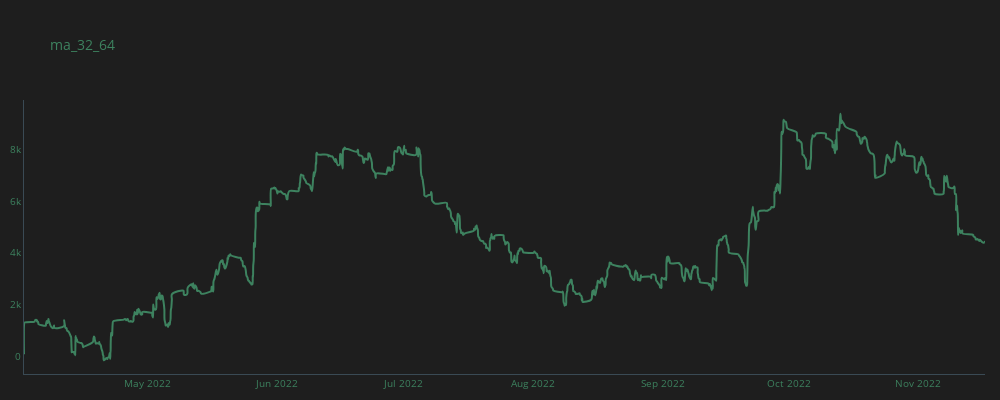
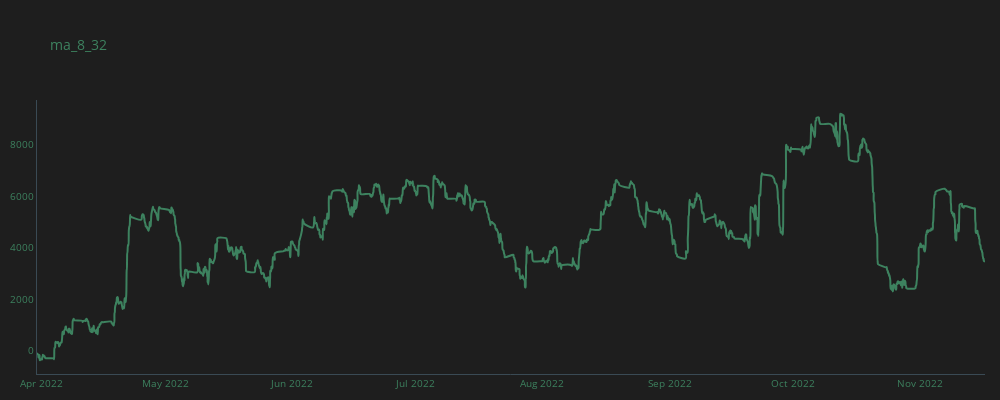
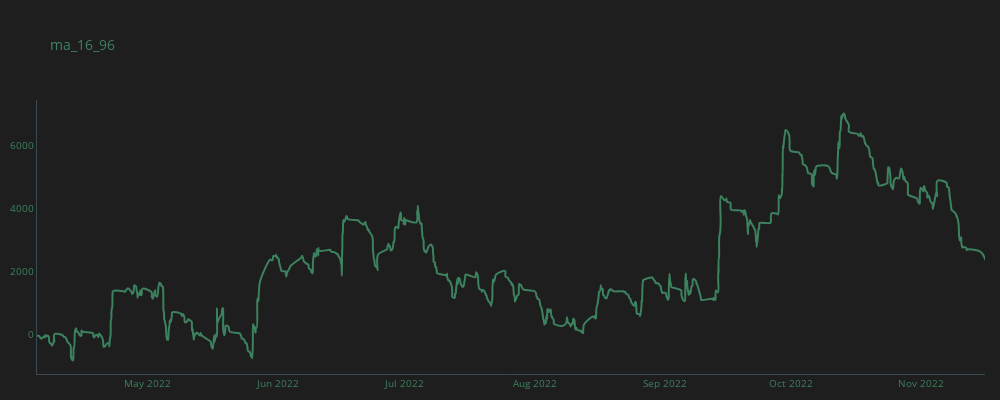

These figures' notebook cell, in order:
### Code cell
for c in crosses:
    temp_df = all_trades[(all_trades.cross==c)].copy()
    temp_df = temp_df.groupby(by='time', as_index=False).sum()
    temp_df['cum_gain'] = temp_df.gain.cumsum()
    plot_line(temp_df, c)

### Figure 1 — Plotly figure (JSON) as saved in the notebook; plotly's stock layout.template omitted (floating-point values rounded to 4 significant figures; data arrays with more than 128 entries replaced by an {"elided": "..."} marker saying what was removed)
{"data": [{"line": {"color": "#3d825f", "shape": "spline", "width": 2}, "mode": "lines", "name": "ma_32_64", "type": "scatter", "x": {"elided": "1154 str values"}, "y": {"elided": "1154 float values"}}], "layout": {"font": {"color": "#3d825f", "size": 10}, "height": 400, "margin": {"b": 10, "l": 15, "r": 15}, "paper_bgcolor": "#1e1e1e", "plot_bgcolor": "#1e1e1e", "title": {"text": "ma_32_64"}, "width": 1000, "xaxis": {"linecolor": "#3a4a54", "linewidth": 1, "showgrid": false, "zeroline": false}, "yaxis": {"linecolor": "#3a4a54", "linewidth": 1, "showgrid": false, "zeroline": false}}}

### Figure 2 — Plotly figure (JSON) as saved in the notebook; plotly's stock layout.template omitted (floating-point values rounded to 4 significant figures; data arrays with more than 128 entries replaced by an {"elided": "..."} marker saying what was removed)
{"data": [{"line": {"color": "#3d825f", "shape": "spline", "width": 2}, "mode": "lines", "name": "ma_8_32", "type": "scatter", "x": {"elided": "2047 str values"}, "y": {"elided": "2047 float values"}}], "layout": {"font": {"color": "#3d825f", "size": 10}, "height": 400, "margin": {"b": 10, "l": 15, "r": 15}, "paper_bgcolor": "#1e1e1e", "plot_bgcolor": "#1e1e1e", "title": {"text": "ma_8_32"}, "width": 1000, "xaxis": {"linecolor": "#3a4a54", "linewidth": 1, "showgrid": false, "zeroline": false}, "yaxis": {"linecolor": "#3a4a54", "linewidth": 1, "showgrid": false, "zeroline": false}}}

### Figure 3 — Plotly figure (JSON) as saved in the notebook; plotly's stock layout.template omitted (floating-point values rounded to 4 significant figures; data arrays with more than 128 entries replaced by an {"elided": "..."} marker saying what was removed)
{"data": [{"line": {"color": "#3d825f", "shape": "spline", "width": 2}, "mode": "lines", "name": "ma_16_96", "type": "scatter", "x": {"elided": "960 str values"}, "y": {"elided": "960 float values"}}], "layout": {"font": {"color": "#3d825f", "size": 10}, "height": 400, "margin": {"b": 10, "l": 15, "r": 15}, "paper_bgcolor": "#1e1e1e", "plot_bgcolor": "#1e1e1e", "title": {"text": "ma_16_96"}, "width": 1000, "xaxis": {"linecolor": "#3a4a54", "linewidth": 1, "showgrid": false, "zeroline": false}, "yaxis": {"linecolor": "#3a4a54", "linewidth": 1, "showgrid": false, "zeroline": false}}}
